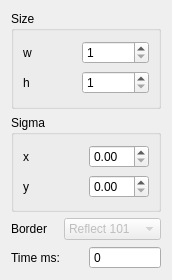
<?xml version="1.0" encoding="UTF-8"?>
<ui version="4.0">
 <class>GaussianBlurForm</class>
 <widget class="QWidget" name="GaussianBlurForm">
  <property name="geometry">
   <rect>
    <x>0</x>
    <y>0</y>
    <width>172</width>
    <height>280</height>
   </rect>
  </property>
  <property name="windowTitle">
   <string>Form</string>
  </property>
  <layout class="QVBoxLayout" name="verticalLayout_3">
   <item>
    <widget class="QGroupBox" name="groupBox">
     <property name="title">
      <string>Size</string>
     </property>
     <layout class="QVBoxLayout" name="verticalLayout">
      <item>
       <layout class="QHBoxLayout" name="horizontalLayout">
        <item>
         <widget class="QLabel" name="label_2">
          <property name="text">
           <string>w</string>
          </property>
         </widget>
        </item>
        <item>
         <widget class="QSpinBox" name="sb_size_w">
          <property name="minimum">
           <number>1</number>
          </property>
          <property name="maximum">
           <number>999999999</number>
          </property>
          <property name="singleStep">
           <number>2</number>
          </property>
         </widget>
        </item>
       </layout>
      </item>
      <item>
       <layout class="QHBoxLayout" name="horizontalLayout_3">
        <item>
         <widget class="QLabel" name="label_4">
          <property name="text">
           <string>h</string>
          </property>
         </widget>
        </item>
        <item>
         <widget class="QSpinBox" name="sb_size_h">
          <property name="minimum">
           <number>1</number>
          </property>
          <property name="maximum">
           <number>999999999</number>
          </property>
          <property name="singleStep">
           <number>2</number>
          </property>
         </widget>
        </item>
       </layout>
      </item>
     </layout>
    </widget>
   </item>
   <item>
    <widget class="QGroupBox" name="groupBox_2">
     <property name="title">
      <string>Sigma</string>
     </property>
     <layout class="QVBoxLayout" name="verticalLayout_2">
      <item>
       <layout class="QHBoxLayout" name="horizontalLayout_4">
        <item>
         <widget class="QLabel" name="label_5">
          <property name="text">
           <string>x</string>
          </property>
         </widget>
        </item>
        <item>
         <widget class="QDoubleSpinBox" name="sigmaXSpinBox"/>
        </item>
       </layout>
      </item>
      <item>
       <layout class="QHBoxLayout" name="horizontalLayout_5">
        <item>
         <widget class="QLabel" name="label_6">
          <property name="text">
           <string>y</string>
          </property>
         </widget>
        </item>
        <item>
         <widget class="QDoubleSpinBox" name="sigmaYSpinBox"/>
        </item>
       </layout>
      </item>
     </layout>
    </widget>
   </item>
   <item>
    <layout class="QHBoxLayout" name="horizontalLayout_6">
     <item>
      <widget class="QLabel" name="label">
       <property name="text">
        <string>Border</string>
       </property>
      </widget>
     </item>
     <item>
      <widget class="QComboBox" name="cb_border">
       <property name="enabled">
        <bool>false</bool>
       </property>
       <property name="currentIndex">
        <number>3</number>
       </property>
       <item>
        <property name="text">
         <string>Constant</string>
        </property>
       </item>
       <item>
        <property name="text">
         <string>Replicate</string>
        </property>
       </item>
       <item>
        <property name="text">
         <string>Reflect</string>
        </property>
       </item>
       <item>
        <property name="text">
         <string>Reflect 101</string>
        </property>
       </item>
       <item>
        <property name="text">
         <string>Transparent</string>
        </property>
       </item>
      </widget>
     </item>
    </layout>
   </item>
   <item>
    <layout class="QHBoxLayout" name="horizontalLayout_7">
     <item>
      <widget class="QLabel" name="label_7">
       <property name="text">
        <string>Time ms:</string>
       </property>
      </widget>
     </item>
     <item>
      <widget class="QSpinBox" name="sb_time">
       <property name="readOnly">
        <bool>true</bool>
       </property>
       <property name="buttonSymbols">
        <enum>QAbstractSpinBox::NoButtons</enum>
       </property>
       <property name="maximum">
        <number>999999999</number>
       </property>
      </widget>
     </item>
    </layout>
   </item>
  </layout>
 </widget>
 <resources/>
 <connections/>
</ui>
